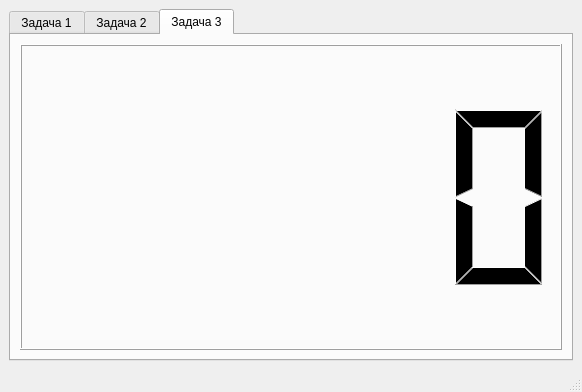
<?xml version="1.0" encoding="UTF-8"?>
<ui version="4.0">
 <class>MainWindow</class>
 <widget class="QMainWindow" name="MainWindow">
  <property name="geometry">
   <rect>
    <x>0</x>
    <y>0</y>
    <width>582</width>
    <height>392</height>
   </rect>
  </property>
  <property name="windowTitle">
   <string>MainWindow</string>
  </property>
  <widget class="QWidget" name="centralwidget">
   <layout class="QHBoxLayout" name="horizontalLayout_2">
    <item>
     <widget class="QTabWidget" name="tabWidget">
      <property name="tabPosition">
       <enum>QTabWidget::North</enum>
      </property>
      <property name="tabShape">
       <enum>QTabWidget::Rounded</enum>
      </property>
      <property name="currentIndex">
       <number>2</number>
      </property>
      <property name="elideMode">
       <enum>Qt::ElideNone</enum>
      </property>
      <widget class="QWidget" name="tab">
       <attribute name="title">
        <string>Задача 1</string>
       </attribute>
       <layout class="QGridLayout" name="gridLayout_2">
        <item row="0" column="1">
         <layout class="QHBoxLayout" name="horizontalLayout">
          <item>
           <layout class="QVBoxLayout" name="verticalLayout">
            <item>
             <widget class="QGroupBox" name="groupBox">
              <property name="title">
               <string>Список слов</string>
              </property>
              <layout class="QGridLayout" name="gridLayout_3">
               <item row="0" column="0">
                <widget class="QListView" name="listView_tab1">
                 <property name="editTriggers">
                  <set>QAbstractItemView::NoEditTriggers</set>
                 </property>
                </widget>
               </item>
               <item row="1" column="0">
                <widget class="QPushButton" name="delete_selected_tab1">
                 <property name="enabled">
                  <bool>false</bool>
                 </property>
                 <property name="text">
                  <string>Удалить выбранное слово</string>
                 </property>
                 <property name="checkable">
                  <bool>false</bool>
                 </property>
                 <property name="default">
                  <bool>false</bool>
                 </property>
                 <property name="flat">
                  <bool>false</bool>
                 </property>
                </widget>
               </item>
              </layout>
             </widget>
            </item>
            <item>
             <widget class="Line" name="line_2">
              <property name="orientation">
               <enum>Qt::Horizontal</enum>
              </property>
             </widget>
            </item>
            <item>
             <layout class="QHBoxLayout" name="horizontalLayout_3">
              <item>
               <widget class="QPushButton" name="add_word_tab1">
                <property name="text">
                 <string>Добавить слово</string>
                </property>
               </widget>
              </item>
              <item>
               <widget class="QLineEdit" name="lineEdit_tab1"/>
              </item>
             </layout>
            </item>
           </layout>
          </item>
          <item>
           <widget class="Line" name="line">
            <property name="orientation">
             <enum>Qt::Vertical</enum>
            </property>
           </widget>
          </item>
          <item>
           <layout class="QVBoxLayout" name="verticalLayout_2">
            <item>
             <widget class="QGroupBox" name="groupBox_2">
              <property name="title">
               <string>Общие буквы</string>
              </property>
              <layout class="QGridLayout" name="gridLayout_4">
               <item row="0" column="0">
                <widget class="QLabel" name="common_chars_tab1">
                 <property name="text">
                  <string>Общих букв нет</string>
                 </property>
                </widget>
               </item>
              </layout>
             </widget>
            </item>
           </layout>
          </item>
         </layout>
        </item>
       </layout>
      </widget>
      <widget class="QWidget" name="tab_2">
       <attribute name="title">
        <string>Задача 2</string>
       </attribute>
       <layout class="QGridLayout" name="gridLayout">
        <item row="0" column="0">
         <layout class="QHBoxLayout" name="horizontalLayout_4">
          <item>
           <widget class="QGroupBox" name="groupBox_3">
            <property name="title">
             <string>Спортсмены</string>
            </property>
            <layout class="QVBoxLayout" name="verticalLayout_3">
             <item>
              <widget class="QTreeWidget" name="table_of_sportsmens_in">
               <property name="editTriggers">
                <set>QAbstractItemView::NoEditTriggers</set>
               </property>
               <property name="columnCount">
                <number>2</number>
               </property>
               <column>
                <property name="text">
                 <string>Номер</string>
                </property>
               </column>
               <column>
                <property name="text">
                 <string>Второй номер</string>
                </property>
               </column>
              </widget>
             </item>
             <item>
              <widget class="QPushButton" name="delete_sportsmen_tab2">
               <property name="text">
                <string>Удалить выбранного спортсмена</string>
               </property>
              </widget>
             </item>
             <item>
              <widget class="Line" name="line_4">
               <property name="orientation">
                <enum>Qt::Horizontal</enum>
               </property>
              </widget>
             </item>
             <item>
              <widget class="QGroupBox" name="groupBox_5">
               <property name="title">
                <string>Ввод спортсменов</string>
               </property>
               <layout class="QHBoxLayout" name="horizontalLayout_5">
                <item>
                 <layout class="QVBoxLayout" name="verticalLayout_4">
                  <item>
                   <widget class="QLabel" name="label">
                    <property name="text">
                     <string>Номер</string>
                    </property>
                   </widget>
                  </item>
                  <item>
                   <widget class="QSpinBox" name="fisrt_spotsmen_num_tab2">
                    <property name="maximum">
                     <number>1000000</number>
                    </property>
                   </widget>
                  </item>
                 </layout>
                </item>
                <item>
                 <layout class="QVBoxLayout" name="verticalLayout_5">
                  <item>
                   <widget class="QLabel" name="label_2">
                    <property name="text">
                     <string>Второй номер</string>
                    </property>
                   </widget>
                  </item>
                  <item>
                   <widget class="QSpinBox" name="second_sportsmen_num_tab2">
                    <property name="maximum">
                     <number>1000000</number>
                    </property>
                   </widget>
                  </item>
                 </layout>
                </item>
                <item>
                 <widget class="QPushButton" name="add_spotsmen_tab2">
                  <property name="text">
                   <string>Добавить</string>
                  </property>
                 </widget>
                </item>
               </layout>
              </widget>
             </item>
            </layout>
           </widget>
          </item>
          <item>
           <widget class="Line" name="line_5">
            <property name="orientation">
             <enum>Qt::Vertical</enum>
            </property>
           </widget>
          </item>
          <item>
           <widget class="QGroupBox" name="groupBox_4">
            <property name="title">
             <string>Порядок</string>
            </property>
            <layout class="QGridLayout" name="gridLayout_5">
             <item row="0" column="0">
              <widget class="QTreeWidget" name="table_of_sportsmens_out">
               <property name="editTriggers">
                <set>QAbstractItemView::NoEditTriggers</set>
               </property>
               <column>
                <property name="text">
                 <string>Номера спротсменов</string>
                </property>
               </column>
              </widget>
             </item>
            </layout>
           </widget>
          </item>
         </layout>
        </item>
       </layout>
      </widget>
      <widget class="QWidget" name="tab_3">
       <attribute name="title">
        <string>Задача 3</string>
       </attribute>
       <layout class="QGridLayout" name="gridLayout_6">
        <item row="0" column="0">
         <widget class="QLCDNumber" name="stack_display_tab3">
          <property name="font">
           <font>
            <family>Sans Serif</family>
           </font>
          </property>
          <property name="autoFillBackground">
           <bool>false</bool>
          </property>
          <property name="digitCount">
           <number>5</number>
          </property>
          <property name="mode">
           <enum>QLCDNumber::Dec</enum>
          </property>
         </widget>
        </item>
       </layout>
      </widget>
     </widget>
    </item>
   </layout>
  </widget>
  <widget class="QStatusBar" name="statusbar"/>
 </widget>
 <resources/>
 <connections/>
</ui>
